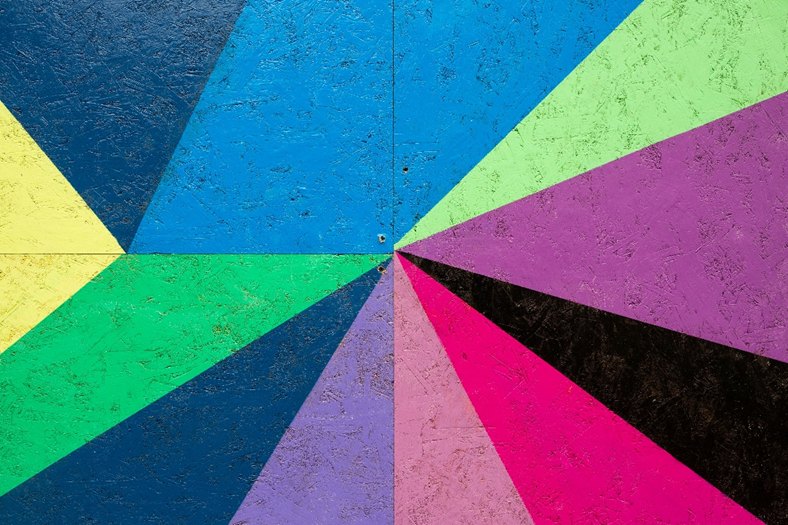
#> input picture study_materials/assets/l2.png, 788 x 525 px
$ jupyter execute --allow-errors 03_ContoursOpenCV.ipynb
#> lines starting #> are read from the running program, lines starting #| are printed output that depends on the picture
# Границы и контуры на изображение

### Пороговые преобразования

**Пороговое преобразование** - это способность определить, какие части изображения обладают характеристиками, превышающими определенное пороговое значение.

В opencv это преобразование осуществляется с помощью функции `cv2.threshold()`:

```python
cv2.threshold(src, thresh, maxval, type[, dst]) -> retval, dst
```

где `src` - исходное изображение (временные или 8-битные);

`thresh` - пороговое значение;

`maxval` - максимальное значение, которое может принимать исходящее изображение (например, если указано 255, то исходящее изображение будет содержать только значения 0 и 255);

`type` - тип порогового преобразования. Обычно используются следующие значения:

`cv2.THRESH_BINARY`: применяет бинарное пороговое преобразование. Все пиксели с интенсивностью выше порога будут белыми (значение maxval), а остальные - черными (значение 0);

`cv2.THRESH_BINARY_INV`: обратное бинарное пороговое преобразование. Все пиксели с интенсивностью выше порога будут черными (значение 0), а остальные - белыми (значение maxval);

`cv2.THRESH_TRUNC`: для пикселей с интенсивностью выше порога устанавливает значение порога. Все пиксели с интенсивностью выше порога становятся равными порогу;

`cv2.THRESH_TOZERO`: для пикселей с интенсивностью выше порога устанавливает значение 0. Все пиксели с интенсивностью выше порога становятся

### Адаптивные пороговые преобразования

**Адаптивные пороговые преобразования** - это набор техник обработки изображений, которые используют локальные характеристики для определения порогового значения. Эти техники являются улучшенными версиями классических глобальных пороговых преобразований и могут обеспечить лучший результат при обработке изображений с неоднородным интенсивным распределением.

OpenCV предоставляет модуль `adaptive_threshold`, который позволяет применять адаптивные пороговые преобразования. Вот пример кода, который использует функцию `cv2.adaptiveThreshold()` для адаптивного порогового преобразования:

```python
# Установка размера окна и параметров метода
window_size = 5
method = cv2.ADAPTIVE_THRESH_GAUSSIAN_C

# Выполнение адаптивного порогового преобразования
binary = cv2.adaptiveThreshold(img, 255, method, cv2.THRESH_BINARY, window_size, 2)
```

Здесь:

`window_size` - размер окна, которое используется для вычисления адаптивного порогового значения.
`method` - метод, который используется для вычисления адаптивного порогового значения. В данном случае используется метод Гаусса, который удобен для изображений с равномерным распределением яркости.

[cell 1]
import cv2
import numpy as np

img = cv2.imread('assets/opencv_logo.png', cv2.IMREAD_GRAYSCALE)
#> (the rest of this cell did not finish here and is left out)

[cell 2]
import cv2
import numpy as np

img = cv2.imread('assets/opencv_logo.png', 0)
ret, thresh1 = cv2.threshold(img, 127, 255, cv2.THRESH_BINARY)
#> (the rest of this cell did not finish here and is left out)

🤔 Используйте изображения, где есть разные оттенки серого. Ваша задача - исследовать результат применения пороговых преобразований с порогом, задаваемым вручную. Примените все возможные варианты таких преобразований, изучите результаты с разными порогами, возвращаемые значения и т.д.

<p align="center">

</p>

🤔 Для выполнения этого задания используйте изображение, на котором есть текст, линии или разметка, перекрытые тенью. Ваша задача - применить пороговые преобразования таким образом, чтобы фон попал в одну группу, а текст/линии/разметка - в другую

<p align="center">

</p>

# Детектор границ

`GaussianBlur()` это функция, используемая для сглаживания изображения с помощью алгоритма Гаусса. Он позволяет сгладить и размыть нежелательные детали, такие как шум и пробоины на поверхности.

Параметры функции:

- `img`: входное изображение
- `ksize`: размер кернеля для сглаживания (один из параметров кернеля, кроме того, что кернель Гаусса должен быть нечетным числом). Обычно используется значение (5,5)
- `sigmaX`: стандартное отклонение в полярных координатах по оси X (большее значение = больше сглаживания)
- `sigmaY`: стандартное отклонение в полярных координатах по оси Y (большее значение = больше сглаживания)
- `borderType`: определяет, как будет обрабатываться края изображения
Пример использования GaussianBlur() в opencv:

[cell 3]
import cv2

image = cv2.imread('assets/l2.png')
#> image is the input picture: shape (525, 788, 3); mean B, G, R 136.9, 113.4, 85.1
gray_image = cv2.cvtColor(image, cv2.COLOR_BGR2GRAY)
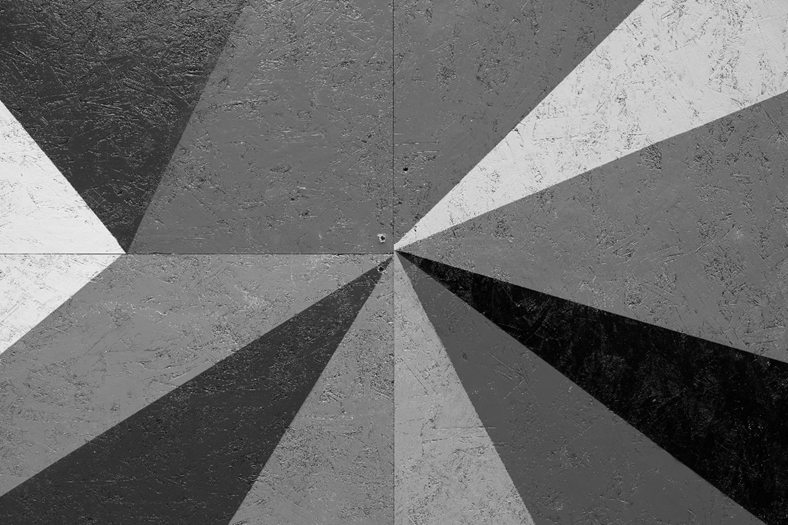
#> gray_image: shape (525, 788); min 0, max 245, mean 107.6
blurred_image = cv2.GaussianBlur(gray_image, (11,11), 0)
cv2.imshow('Blurred Image', blurred_image)
cv2.waitKey(0)
cv2.destroyAllWindows()
